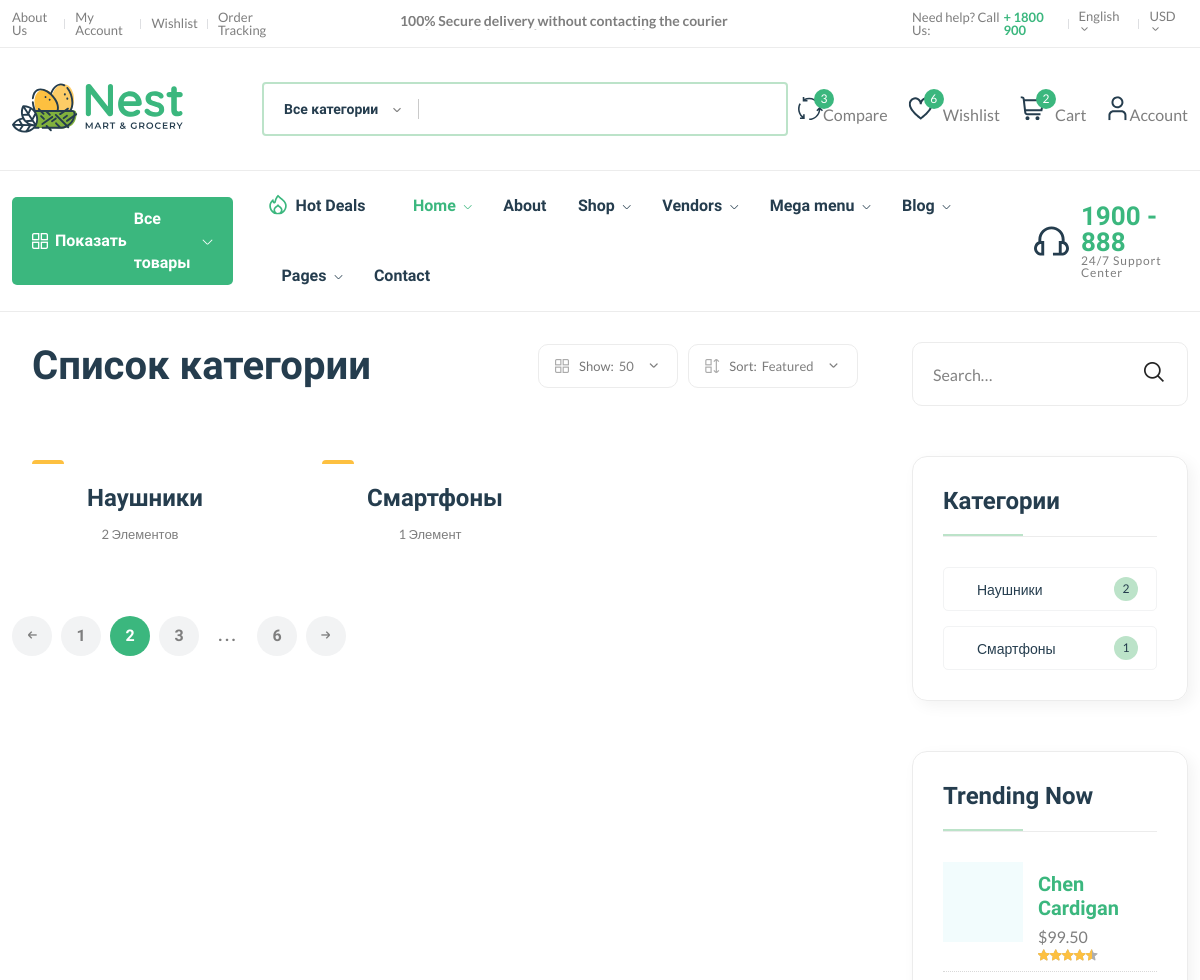
Page /categories/ (upper part) on the earlier database version.
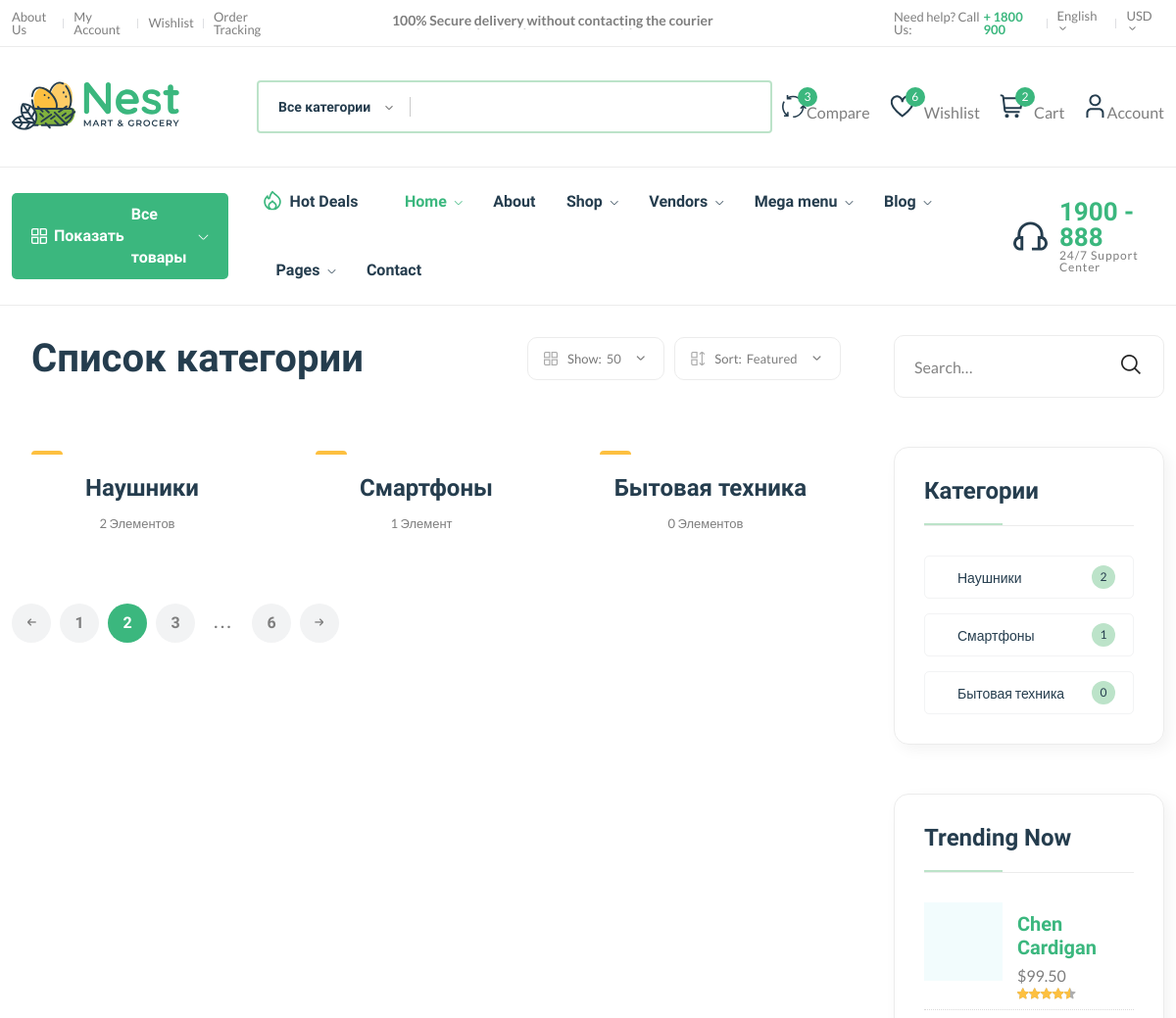
Same page on the later database version.
### core/models.py (models this page shows, shortened)
class Category(models.Model):
    cit = ShortUUIDField(unique=True, length=10, max_length=20, prefix='cat', verbose_name="ID")
    title = models.CharField(max_length=100, verbose_name="Название")
    image = models.ImageField(upload_to='category', verbose_name="Картинка", default="category.jpg")
    class Meta:
        verbose_name = "Катогоия"
        verbose_name_plural = "Категории"

### core/views.py (the view)
# urls.py: path('categories/', categories_list, name="categories_list"),
def categories_list(request):
    categories = Category.objects.all()
    return render(request, 'core/categories/list.html', {
        'categories': categories
    })

### core/context_processor.py (called while the page is built)
def categories(request):
    categories = Category.objects.all()
    return {
        'categories': categories
    }

### core/context_processors.py (called while the page is built)
def categories(request):
    categories = Category.objects.all()
    return {
        'categories': categories
    }

### templates/core/categories/list.html (shortened to what the changed rows need)
{% extends 'partials/base.html' %}
{% load static %}
{% block content %}
    <main class="main">
        <div class="page-content mb-50 mt-30" style="transform: none;">
            <div class="container" style="transform: none;">
                <div class="row" style="transform: none;">
                    <div class="col-lg-9">
                        <div class="shop-product-fillter mb-50 pr-30">
                            <div class="totall-product">
                                <h2>
                                    Список категории
                                </h2>
                            </div>
                        </div>
                        <div class="loop-grid pr-30">
                            <div class="row">
                                {% for category in categories %}
                                    <article class="col-xl-4 col-lg-6 col-md-6 text-center hover-up mb-30 animated">
                                        <div class="post-thumb">
                                            <div class="entry-meta">
                                                <a class="entry-meta meta-2" href="{% url 'core:category_product_list' category.cit %}"></a>
                                            </div>
                                        </div>
                                        <div class="entry-content-2">
                                            <h4 class="post-title mb-15"><a
                                                    href="{% url 'core:category_product_list' category.cit %}">{{ category.title }}</a>
                                            </h4>
                                            <div class="entry-meta font-xs color-grey mt-10 pb-10">
                                                <div>
                                                    <span class="mr-10">{{ category.category.count }} Элемент{{ category.category.count | pluralize:'ов' }}</span>
                                                </div>
                                            </div>
                                        </div>
                                    </article>
                                {% endfor %}
                            </div>
                        </div>
                    </div>
                    <div class="col-lg-3 primary-sidebar sticky-sidebar"
                         style="position: relative; overflow: visible; box-sizing: border-box; min-height: 1px;">
                        <div class="theiaStickySidebar"
                             style="padding-top: 0px; padding-bottom: 1px; position: static; transform: none; top: 0px; left: 1342px;">
                            <div class="widget-area">
                                <div class="sidebar-widget widget-category-2 mb-50">
                                    <ul>
                                        {% for category in categories %}
                                            <li>
                                                <a href="{% url 'core:category_product_list' category.cit %}"><img
                                                        alt=""/>{{ category.title }} </a><span class="count">{{ category.category.count }}</span>
                                            </li>
                                        {% endfor %}
                                    </ul>
                                </div>
                            </div>
                        </div>
                    </div>
                </div>
            </div>
        </div>
    </main>
{% endblock %}

Differences in the rows shown:
added Category: title "Бытовая техника", category.count "0", category.count|pluralize "ов"
